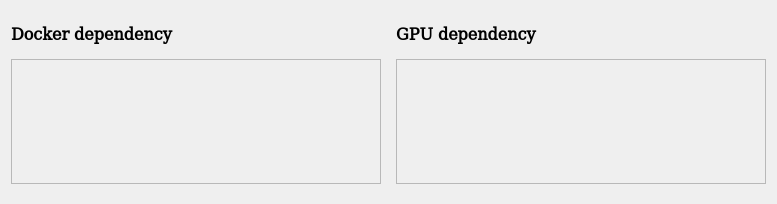
                     <widget class="QFrame" name="dependencies_frame">
                      <property name="minimumSize">
                       <size>
                        <width>0</width>
                        <height>200</height>
                       </size>
                      </property>
                      <property name="maximumSize">
                       <size>
                        <width>16777215</width>
                        <height>16777215</height>
                       </size>
                      </property>
                      <property name="styleSheet">
                       <string notr="true"/>
                      </property>
                      <property name="frameShape">
                       <enum>QFrame::Shape::NoFrame</enum>
                      </property>
                      <property name="frameShadow">
                       <enum>QFrame::Shadow::Raised</enum>
                      </property>
                      <property name="lineWidth">
                       <number>1</number>
                      </property>
                      <layout class="QGridLayout" name="gridLayout_68">
                       <property name="topMargin">
                        <number>20</number>
                       </property>
                       <property name="bottomMargin">
                        <number>20</number>
                       </property>
                       <property name="horizontalSpacing">
                        <number>15</number>
                       </property>
                       <property name="verticalSpacing">
                        <number>9</number>
                       </property>
                       <item row="1" column="0">
                        <widget class="QFrame" name="docker_frame">
                         <property name="styleSheet">
                          <string notr="true">QLabel:disabled {
border: 3px solid 	rgb(169,169,169);
border-radius: 25px;
}
</string>
                         </property>
                         <property name="frameShape">
                          <enum>QFrame::Shape::StyledPanel</enum>
                         </property>
                         <property name="frameShadow">
                          <enum>QFrame::Shadow::Raised</enum>
                         </property>
                         <layout class="QVBoxLayout" name="verticalLayout_28">
                          <property name="spacing">
                           <number>6</number>
                          </property>
                          <property name="leftMargin">
                           <number>9</number>
                          </property>
                          <property name="topMargin">
                           <number>9</number>
                          </property>
                          <property name="rightMargin">
                           <number>9</number>
                          </property>
                          <property name="bottomMargin">
                           <number>9</number>
                          </property>
                          <item alignment="Qt::AlignmentFlag::AlignHCenter">
                           <widget class="QLabel" name="docker_logo">
                            <property name="minimumSize">
                             <size>
                              <width>220</width>
                              <height>56</height>
                             </size>
                            </property>
                            <property name="maximumSize">
                             <size>
                              <width>220</width>
                              <height>56</height>
                             </size>
                            </property>
                            <property name="font">
                             <font>
                              <family>DejaVu Math TeX Gyre</family>
                              <pointsize>12</pointsize>
                             </font>
                            </property>
                            <property name="scaledContents">
                             <bool>true</bool>
                            </property>
                           </widget>
                          </item>
                          <item alignment="Qt::AlignmentFlag::AlignHCenter">
                           <widget class="QLabel" name="docker_status_label">
                            <property name="minimumSize">
                             <size>
                              <width>350</width>
                              <height>0</height>
                             </size>
                            </property>
                            <property name="font">
                             <font>
                              <family>DejaVu Math TeX Gyre</family>
                              <pointsize>12</pointsize>
                             </font>
                            </property>
                            <property name="alignment">
                             <set>Qt::AlignmentFlag::AlignCenter</set>
                            </property>
                            <property name="wordWrap">
                             <bool>true</bool>
                            </property>
                            <property name="openExternalLinks">
                             <bool>true</bool>
                            </property>
                           </widget>
                          </item>
                         </layout>
                        </widget>
                       </item>
                       <item row="0" column="1">
                        <widget class="QLabel" name="gpu_head_label">
                         <property name="minimumSize">
                          <size>
                           <width>0</width>
                           <height>30</height>
                          </size>
                         </property>
                         <property name="maximumSize">
                          <size>
                           <width>16777215</width>
                           <height>30</height>
                          </size>
                         </property>
                         <property name="font">
                          <font>
                           <family>DejaVu Math TeX Gyre</family>
                           <pointsize>12</pointsize>
                           <bold>true</bold>
                          </font>
                         </property>
                         <property name="text">
                          <string>GPU dependency</string>
                         </property>
                        </widget>
                       </item>
                       <item row="1" column="1">
                        <widget class="QFrame" name="gpu_frame">
                         <property name="toolTipDuration">
                          <number>3</number>
                         </property>
                         <property name="styleSheet">
                          <string notr="true">QLabel:disabled {
border: 3px solid 	rgb(169,169,169);
border-radius: 25px;
}</string>
                         </property>
                         <property name="frameShape">
                          <enum>QFrame::Shape::StyledPanel</enum>
                         </property>
                         <property name="frameShadow">
                          <enum>QFrame::Shadow::Raised</enum>
                         </property>
                         <layout class="QVBoxLayout" name="verticalLayout_33">
                          <property name="spacing">
                           <number>6</number>
                          </property>
                          <property name="leftMargin">
                           <number>9</number>
                          </property>
                          <property name="topMargin">
                           <number>9</number>
                          </property>
                          <property name="rightMargin">
                           <number>9</number>
                          </property>
                          <property name="bottomMargin">
                           <number>9</number>
                          </property>
                          <item alignment="Qt::AlignmentFlag::AlignHCenter">
                           <widget class="QLabel" name="gpu_icon_label">
                            <property name="minimumSize">
                             <size>
                              <width>122</width>
                              <height>80</height>
                             </size>
                            </property>
                            <property name="maximumSize">
                             <size>
                              <width>122</width>
                              <height>80</height>
                             </size>
                            </property>
                            <property name="font">
                             <font>
                              <family>DejaVu Math TeX Gyre</family>
                              <pointsize>12</pointsize>
                             </font>
                            </property>
                            <property name="scaledContents">
                             <bool>true</bool>
                            </property>
                           </widget>
                          </item>
                          <item alignment="Qt::AlignmentFlag::AlignHCenter">
                           <widget class="QLabel" name="gpu_status_label">
                            <property name="minimumSize">
                             <size>
                              <width>350</width>
                              <height>0</height>
                             </size>
                            </property>
                            <property name="font">
                             <font>
                              <family>DejaVu Math TeX Gyre</family>
                              <pointsize>12</pointsize>
                             </font>
                            </property>
                            <property name="alignment">
                             <set>Qt::AlignmentFlag::AlignCenter</set>
                            </property>
                            <property name="wordWrap">
                             <bool>true</bool>
                            </property>
                            <property name="openExternalLinks">
                             <bool>true</bool>
                            </property>
                           </widget>
                          </item>
                         </layout>
                        </widget>
                       </item>
                       <item row="0" column="0">
                        <widget class="QLabel" name="docker_head_label">
                         <property name="minimumSize">
                          <size>
                           <width>0</width>
                           <height>30</height>
                          </size>
                         </property>
                         <property name="maximumSize">
                          <size>
                           <width>16777215</width>
                           <height>30</height>
                          </size>
                         </property>
                         <property name="font">
                          <font>
                           <family>DejaVu Math TeX Gyre</family>
                           <pointsize>12</pointsize>
                           <bold>true</bold>
                          </font>
                         </property>
                         <property name="text">
                          <string>Docker dependency</string>
                         </property>
                         <property name="openExternalLinks">
                          <bool>true</bool>
                         </property>
                        </widget>
                       </item>
                      </layout>
                     </widget>
